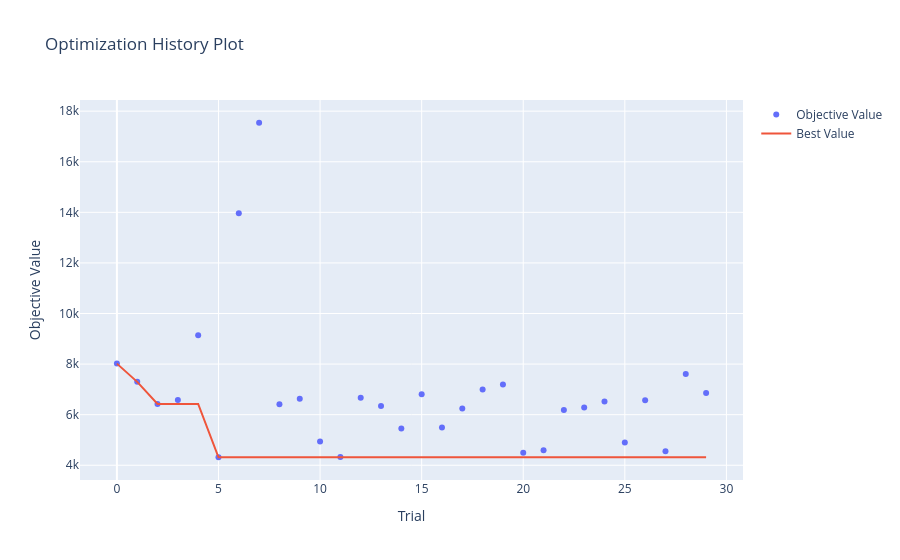

Write notebook code for a chart like this one.
### Code cell
# Visualize the optimization progress along the trials
optuna.visualization.plot_optimization_history(generic_model_study)

### Figure 1 — Plotly figure (JSON) as saved in the notebook; plotly's stock layout.template omitted (floating-point values rounded to 4 significant figures)
{"data": [{"mode": "markers", "name": "Objective Value", "type": "scatter", "x": [0, 1, 2, 3, 4, 5, 6, 7, 8, 9, 10, 11, 12, 13, 14, 15, 16, 17, 18, 19, 20, 21, 22, 23, 24, 25, 26, 27, 28, 29], "y": [8019.0, 7297.0, 6427.0, 6582.0, 9139.0, 4317.0, 13970.0, 17540.0, 6415.0, 6628.0, 4939.0, 4331.0, 6665.0, 6342.0, 5455.0, 6806.0, 5491.0, 6247.0, 6994.0, 7189.0, 4492.0, 4592.0, 6187.0, 6280.0, 6524.0, 4897.0, 6568.0, 4551.0, 7605.0, 6854.0]}, {"mode": "lines", "name": "Best Value", "type": "scatter", "x": [0, 1, 2, 3, 4, 5, 6, 7, 8, 9, 10, 11, 12, 13, 14, 15, 16, 17, 18, 19, 20, 21, 22, 23, 24, 25, 26, 27, 28, 29], "y": [8019.0, 7297.0, 6427.0, 6427.0, 6427.0, 4317.0, 4317.0, 4317.0, 4317.0, 4317.0, 4317.0, 4317.0, 4317.0, 4317.0, 4317.0, 4317.0, 4317.0, 4317.0, 4317.0, 4317.0, 4317.0, 4317.0, 4317.0, 4317.0, 4317.0, 4317.0, 4317.0, 4317.0, 4317.0, 4317.0]}, {"marker": {"color": "#cccccc"}, "mode": "markers", "name": "Infeasible Trial", "showlegend": false, "type": "scatter", "x": [], "y": []}], "layout": {"title": {"text": "Optimization History Plot"}, "xaxis": {"title": {"text": "Trial"}}, "yaxis": {"title": {"text": "Objective Value"}}}}
